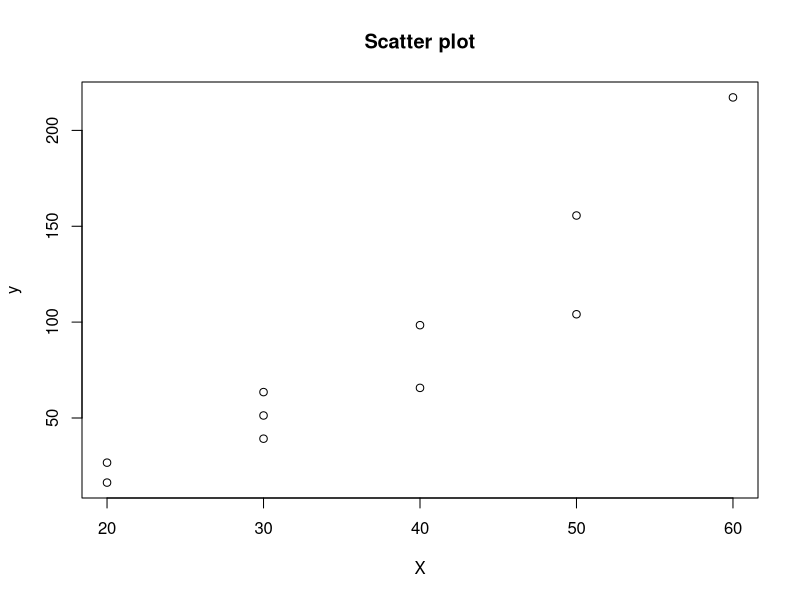
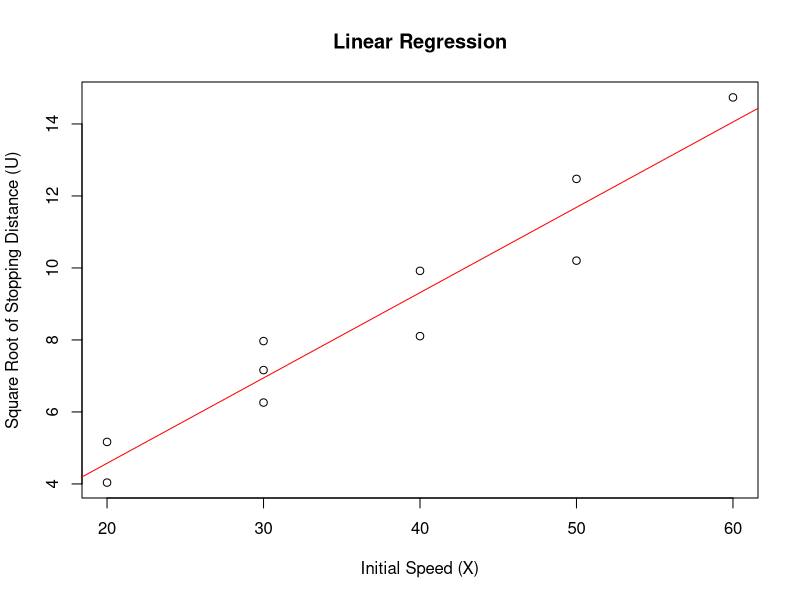
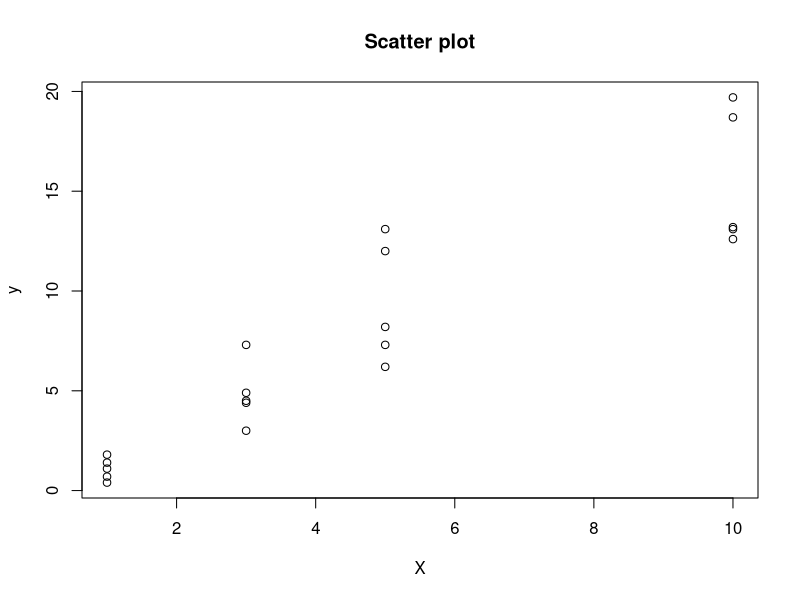
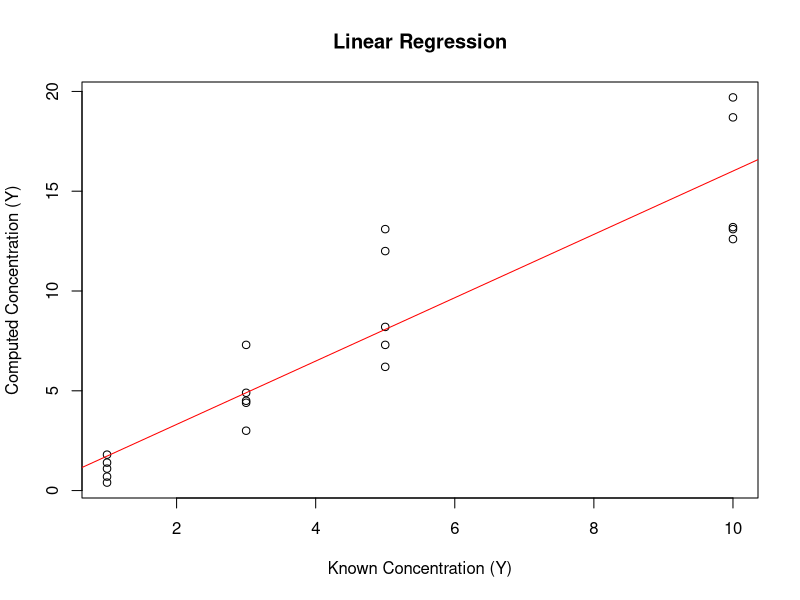
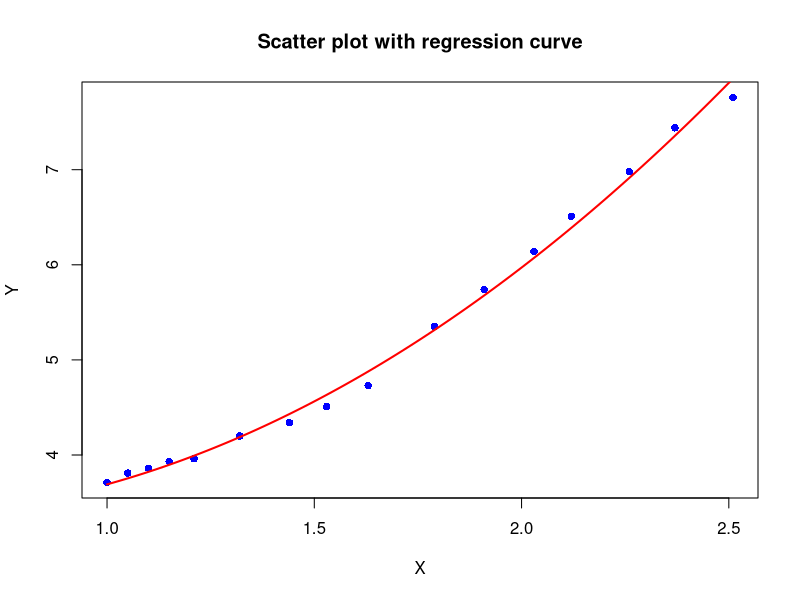
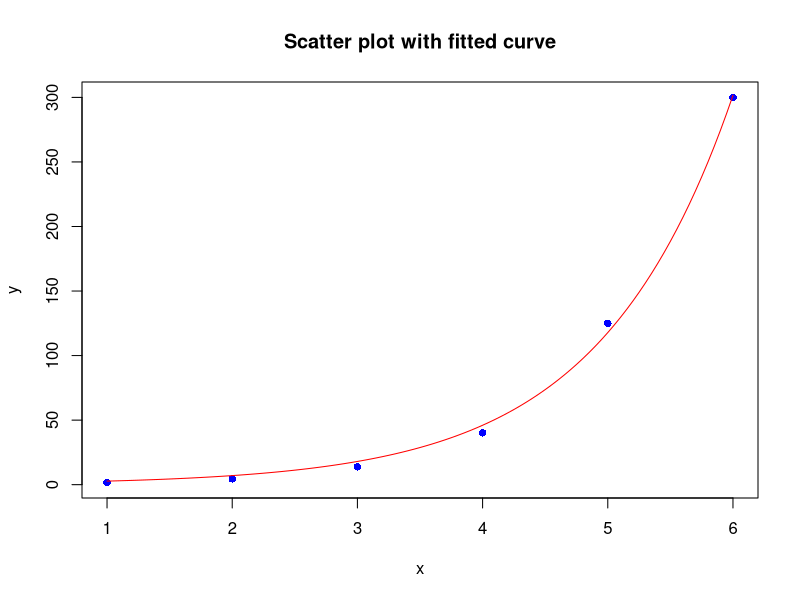

Write the R code that produced these figures, in order.
# Exercise - 1
X <- c(20, 20, 30, 30, 30, 40, 40, 50, 50, 60)
y <- c(16.3, 26.7, 39.2, 63.5, 51.3, 98.4, 65.7, 104.1, 155.6, 217.2)

# a) Scatter plot
plot(X, y, xlab = "X", ylab = "y", main = "Scatter plot")

# b) Fitting a linear regression model
U <- sqrt(y)
meanX <- sum(X) / length(X)
meanU <- sum(U) / length(U)

beta1 <- sum((X - meanX) * (U - meanU)) / sum((X - meanX)^2)
beta0 <- meanU - beta1 * meanX
UPredicted <- beta0 + beta1 * X
cat("Intercept (beta0):", beta0, "\n")
cat("Slope (beta1):", beta1, "\n")

plot(X, U, xlab = "Initial Speed (X)", ylab = "Square Root of Stopping Distance (U)", main = "Linear Regression")
abline(beta0, beta1, col = "red")

# c) Confidence Intervals for beta0, beta1 and sigma squared
n <- length(X)
df <- n - 2
RSS <- sum((U - UPredicted)^2)
sigma2 <- RSS / df
SESlope <- sqrt(sigma2 / sum((X - meanX)^2))
SEIntercept <- sqrt(sigma2 * (1 / n + meanX^2 / sum((X - meanX)^2)))

t <- qt(0.975, df)
CIForSlope <- c(beta1 - t * SESlope, beta1 + t* SESlope)
CIForIntercept <- c(beta0 - t * SEIntercept, beta0 + t * SEIntercept)

chiLower <- qchisq(0.025, df)
chiUpper <- qchisq(0.975, df)

CISigma2 <- c((df * sigma2) / chiUpper, (df * sigma2) / chiLower)

cat("95% Confidence Interval for Slope (beta1):", CIForSlope, "\n")
cat("95% Confidence Interval for Intercept (beta0):", CIForIntercept, "\n")
cat("95% Confidence Interval for Sigma^2:", CISigma2, "\n")

# d) Test of Significance for beta1 and beta0
residuals <- U - UPredicted
df <- n - 2
RSS <- sum(residuals^2)

SEBeta1 <- sqrt(RSS / ((n - 2) * sum((X - meanX)^2)))
SEBeta0 <- sqrt(RSS * ((1 / n) + (meanX^2 / sum((X - meanX)^2))))

tBeta1 <- beta1 / SEBeta1
tBeta0 <- beta0 / SEBeta0

t <- qt(0.975, df = df)
pBeta1 <- 2 * pt(abs(tBeta1), df)
significantBeta1 <- abs(tBeta1) > t
pBeta0 <- 2 * pt(abs(tBeta0), df)
significantBeta0 <- abs(tBeta0) > t

cat("Slope coefficient (beta1):\n")
cat("  t-value:", tBeta1, "\n")
cat("  p-value:", pBeta1, "\n")
cat("  Is coefficient significant?:", significantBeta1, "\n")

cat("\nIntercept coefficient (beta0):\n")
cat("  t-value:", tBeta0, "\n")
cat("  p-value:", pBeta0, "\n")
cat("  Is coefficient significant?:", significantBeta0, "\n")

# e) Confidence Interval for mean of y given X
X0 <- 35
UPredictedForX0 <- beta0 + beta1 * X0
SEPred <- sqrt(sigma2 * ( 1 / n + (X0 - meanX)^2 / sum((X - meanX)^2)))
df <- length(X) - 2
t <- qt(0.975, df)

CIForU <- c(UPredictedForX0- t * SEPred, UPredictedForX0 + t * SEPred)
CIForY <- CIForU^2
cat("95% Confidence Interval for the expected stopping distance when the initial speed is 35:", CIForY, "\n")

# f) Prediction Interval for a new observation of y given X
X0 <- 35
UPredictedForX0 <- beta0 + beta1 * X0
SEPred <- sqrt(sigma2 * (1 + 1 / n + (X0 - meanX)^2 / sum((X - meanX)^2)))
df <- length(X) - 2
t <- qt(0.975, df)
PIForU <- c(UPredictedForX0- t * SEPred, UPredictedForX0 + t * SEPred)

PIForY <- PIForU^2
cat("95% Confidence Interval for the expected stopping distance when the initial speed is 35:", PIForY, "\n")

# g) Lack of fit analysis
dfTotal <- n - 1
dfReg <- 2

PRESS <- sum((U - mean(U))^2) - RSS
dfError <- dfTotal - dfReg
FStat <- (PRESS / dfError) / (RSS / dfReg)
FCritical <- qf(0.95, dfError, dfReg)

lackOfSignificant <- FStat > FCritical

cat("Error Sum of Squares (PRESS):", PRESS, "\n")
cat("F-statistic:", FStat, "\n")
cat("Critical value for F-distribution:",FCritical, "\n")
cat("Is lack of fit significant (True/False)?:",lackOfSignificant, "\n")

# Exercise - 2
n <- 20
X <- c(1, 1, 1, 1, 1, 3, 3, 3, 3, 3, 5, 5, 5, 5, 5, 10, 10, 10, 10, 10)
y <- c(1.1, 0.7, 1.8, 0.4, 1.4, 3.0, 4.5, 4.9, 4.4, 7.3, 7.3, 8.2, 6.2, 13.1, 12.0, 12.6, 13.2, 13.1, 18.7, 19.7)
plot(X, y, xlab = "X", ylab = "y", main = "Scatter plot")

# Fitting a linear regression model
meanX <- sum(X) / length(X)
meanY <- sum(y) / length(y)

beta1 <- sum((X - meanX) * (y - meanY)) / sum((X - meanX)^2)
beta0 <- meanY - beta1 * meanX
YPredicted <- beta0 + beta1 * X
cat("Intercept (beta0):", beta0, "\n")
cat("Slope (beta1):", beta1, "\n")

plot(X, y, xlab = "Known Concentration (Y)", ylab = "Computed Concentration (Y)", main = "Linear Regression")
abline(beta0, beta1, col = "red")

cat("No the scatter plot does not suggest a linear relationship between X and y. The relationship is non-linear.\n")

# Correlation Coefficient
correlation <- (n * sum(X * y) - sum(X) * sum(y)) / sqrt((n * sum(X^2) - sum(X)^2) * (n * sum(y^2) - sum(y)^2))
cat("Correlation Coefficient:", correlation, "\n")

# Test of significance for beta1 and beta0
residuals <- y - YPredicted
df <- n - 2
RSS <- sum(residuals^2)

SEBeta1 <- sqrt(RSS / ((n - 2) * sum((X - meanX)^2)))
SEBeta0 <- sqrt(RSS * ((1 / n) + (meanX^2 / sum((X - meanX)^2))))

tBeta1 <- beta1 / SEBeta1
tBeta0 <- beta0 / SEBeta0

t <- qt(0.975, df = df)
pBeta1 <- 2 * pt(abs(tBeta1), df)
significantBeta1 <- abs(tBeta1) > t
pBeta0 <- 2 * pt(abs(tBeta0), df)
significantBeta0 <- abs(tBeta0) > t

cat("Slope coefficient (beta1):\n")
cat("  t-value:", tBeta1, "\n")
cat("  p-value:", pBeta1, "\n")
cat("  Is coefficient significant?:", significantBeta1, "\n")

cat("\nIntercept coefficient (beta0):\n")
cat("  t-value:", tBeta0, "\n")
cat("  p-value:", pBeta0, "\n")
cat("  Is coefficient significant?:", significantBeta0, "\n")

# Confidence Intervals for all the parameters
sigma2 <- RSS / df
SESlope <- sqrt(sigma2 / sum((X - meanX)^2))
SEIntercept <- sqrt(sigma2 * (1 / n + meanX^2 / sum((X - meanX)^2)))

t <- qt(0.975, df)
CIForSlope <- c(beta1 - t * SESlope, beta1 + t* SESlope)
CIForIntercept <- c(beta0 - t * SEIntercept, beta0 + t * SEIntercept)

chiLower <- qchisq(0.025, df)
chiUpper <- qchisq(0.975, df)

CISigma2 <- c((df * sigma2) / chiUpper, (df * sigma2) / chiLower)

cat("95% Confidence Interval for Slope (beta1):", CIForSlope, "\n")
cat("95% Confidence Interval for Intercept (beta0):", CIForIntercept, "\n")
cat("95% Confidence Interval for Sigma^2:", CISigma2, "\n")

# Exercise - 3
X <- c(1.00, 1.05, 1.10, 1.15, 1.21, 1.32, 1.44, 1.53, 1.63, 1.79, 1.91, 2.03, 2.12, 2.26, 2.37, 2.51)
y <- c(3.71, 3.81, 3.86, 3.93, 3.96, 4.20, 4.34, 4.51, 4.73, 5.35, 5.74, 6.14, 6.51, 6.98, 7.44, 7.76)

# a) FItting a second degree polynomial regression model

polynomialRegression <- function(X, Y, degree) {
  n <- length(X)
  
  XPowers <- matrix(rep(X, degree + 1), ncol = degree + 1)
  
  for (i in 1 : (degree + 1)) {
    XPowers[,i] <- XPowers[,i]^(i - 1)
  }
  
  A <- t(XPowers) %*% XPowers
  B <- t(XPowers) %*% Y
  coefficients <- solve(A, B)
  
  return(coefficients)
}


coefficients <- polynomialRegression(X, y, degree = 2)
print(coefficients)

# b) Confidence Intervals for the parameters

predictY <- function(X, coefficients) {
  return(coefficients[1] * X + coefficients[2] * X^2 + coefficients[3])
}

predictedY <- predictY(X, coefficients)
residuals <- y - predictedY

n <- length(X)
df <- n - length(coefficients)
sigmaHat <- sum(residuals^2) / df

XDesign <- cbind(X^2, X, rep(1, length(X)))
XtXInv <- solve(t(XDesign) %*% XDesign)
cov <- sigmaHat * XtXInv

t <- qt(0.975, df)

coefficientsSE <- sqrt(diag(cov))
lowerBound <- coefficients - t * coefficientsSE
upperBound <- coefficients + t * coefficientsSE

for (i in 1:length(coefficients)) {
  cat("Coefficient", i, "95% confidence interval:", lowerBound[i], " to ", upperBound[i], "\n")
}

sigma2Lower <- (df * sigmaHat) / qchisq(0.975, df)
sigma2Upper <- (df * sigmaHat) / qchisq(0.025, df)
cat("Sigma^2 95% confidence interval:", sigma2Lower, " to ", sigma2Upper, "\n")

# c) Test of significance for the parameters
tVals <- coefficients / sqrt(diag(cov))

for (i in 1:length(coefficients)) {
  pValue <- 2 * pt(abs(tVals[i]), df, lower.tail = FALSE)
  significant <- ifelse(abs(tVals[i]) > t, "Yes", "No")
  
  cat("Coefficient", i, ":\n")
  cat("   t-value:", tVals[i], "\n")
  cat("   p-value:", pValue, "\n")
  cat("   Significant at 0.05 level?", significant, "\n")
}

# d) Computation of R squared
SSRes <- sum((y - predictedY)^2)

meanY <- mean(y)
SSTotal <- sum((y - meanY)^2)

R2 <- 1 - (SSRes / SSTotal)

# Print R^2
cat("Coefficient of determination (R^2):", R2, "\n")

# Plotting of the curve
plot(X, y, pch=16, col="blue", xlab="X", ylab="Y", main="Scatter plot with regression curve")
curve(coefficients[1] * 1 + coefficients[2] * x + coefficients[3] * x^2, add = TRUE, col = "red", lwd = 2)

# Exercise - 4
# Given data
x <- c(1, 2, 3, 4, 5, 6)
y <- c(1.60, 4.50, 13.80, 40.20, 125.00, 300.00)

# Define the nonlinear model function
nonlinear_model <- function(x, a, b) {
  return(a * exp(b * x))
}

# Fit the nonlinear model to the data
fit <- nls(y ~ nonlinear_model(x, a, b), start = list(a = 1, b = 1))

# Get the coefficients of the fitted model
coefficients <- coef(fit)
a <- coefficients["a"]
b <- coefficients["b"]

# Draw scatter plot
plot(x, y, pch = 16, col = "blue", xlab = "x", ylab = "y", main = "Scatter plot with fitted curve")

# Add fitted curve to the plot
curve(a * exp(b * x), from = min(x), to = max(x), col = "red", add = TRUE)

# Test for significance of coefficients
summary(fit)

# Exercise - 5
x <- c(2, 3, 4, 5, 6)
y <- c(144.0, 172.80, 207.40, 248.50, 298.50)

# Define the model function
model <- function(x, a, b) {
  return(a * b^x)
}

# Define the error function
error <- function(parameters) {
  a <- parameters[1]
  b <- parameters[2]
  predicted <- model(x, a, b)
  residuals <- y - predicted
  return(sum(residuals^2))
}

# Initial guesses for parameters
initial_parameters <- c(100, 1.1)

# Minimize the error function using optim
fit <- optim(initial_parameters, error)

# Extract fitted parameters
a <- fit$par[1]
b <- fit$par[2]

# Calculate residuals
predicted_values <- model(x, a, b)
residuals <- y - predicted_values

# Degrees of freedom
df <- length(x) - length(initial_parameters)

# Residual sum of squares
RSS <- sum(residuals^2)

# Residual standard error
RSE <- sqrt(RSS / df)

# Define the design matrix with one column removed
H <- model.matrix(~x)
H <- H[, -4]

# Calculate standard errors
XtX_inv <- solve(t(H) %*% H)
SE <- sqrt(diag(RSS * XtX_inv / df))

# Calculate t-values
t_values <- fit$par / SE

# Calculate p-values
p_values <- 2 * pt(abs(t_values), df)

# Display results
results <- data.frame(coefficients = fit$par, standard_errors = SE, t_values = t_values, p_values = p_values)
print(results)
